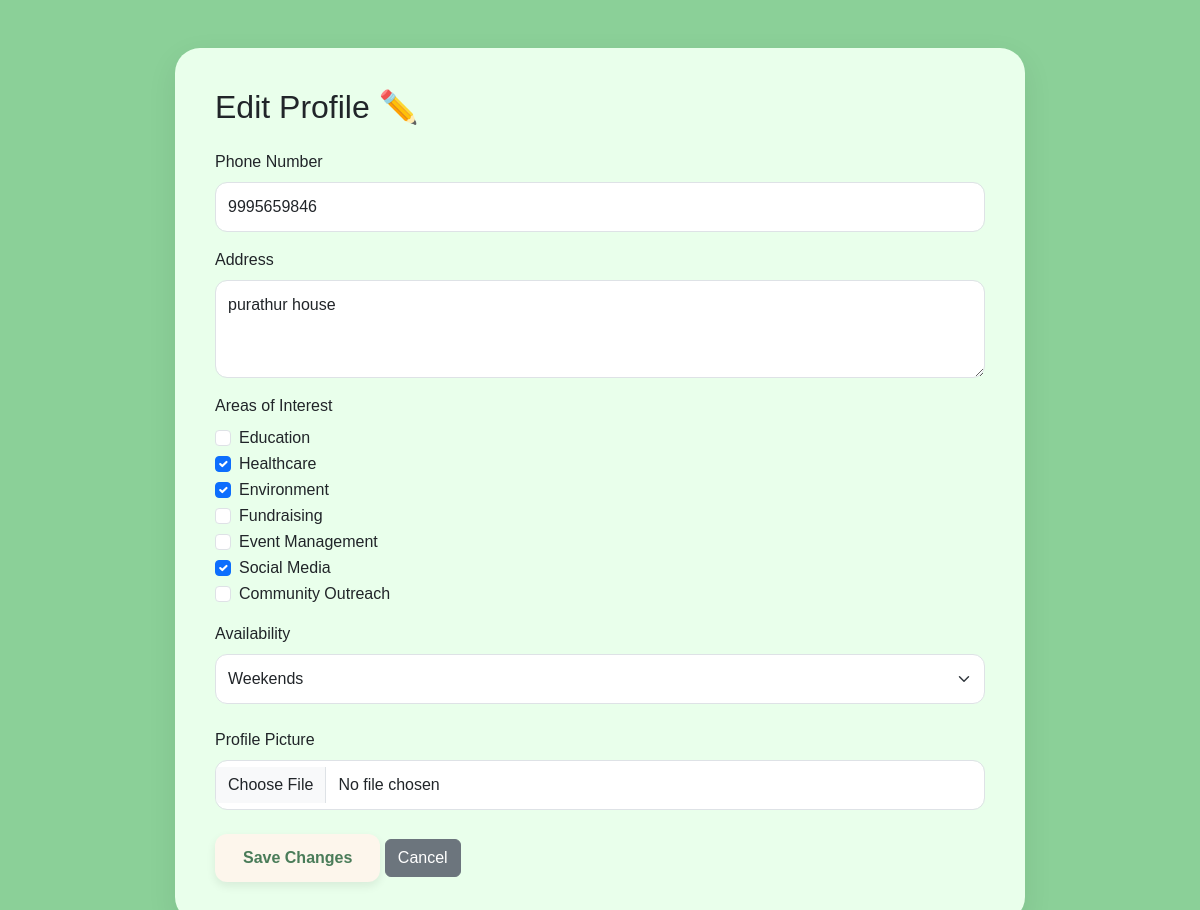
The app's page /volunteer/edit_profile.php (signed in) with its own data.
### tables this page shows
CREATE TABLE `volunteers` (
  `volunteer_id` int(11) NOT NULL,
  `volunteer_code` varchar(20) DEFAULT NULL,
  `full_name` varchar(100) NOT NULL,
  `email` varchar(100) NOT NULL,
  `phone` varchar(15) NOT NULL,
  `gender` enum('Male','Female','Other') DEFAULT NULL,
  `dob` date DEFAULT NULL,
  `address` text DEFAULT NULL,
  `skills` varchar(255) DEFAULT NULL,
  `availability` varchar(100) DEFAULT NULL,
  `password` varchar(255) NOT NULL,
  `profile_photo` varchar(255) DEFAULT NULL,
  `created_at` timestamp NOT NULL DEFAULT current_timestamp(),
  `status` enum('Pending','Approved','Inactive') DEFAULT 'Pending',
  `profile_picture` varchar(255) DEFAULT NULL
);

### volunteer/edit_profile.php (the view, shortened to what this page needs)
<?php
include '../config/db.php';
$id = $_SESSION['volunteer_id'];
$stmt = $conn->prepare("SELECT * FROM volunteers WHERE volunteer_id=?");
$stmt->bind_param("i", $id);
$stmt->execute();
$result = $stmt->get_result();
$volunteer = $result->fetch_assoc();
$selected_skills = explode(", ", $volunteer['skills']);
?>
<!DOCTYPE html>
<html>
<head>
    <link href="https://cdn.jsdelivr.net/npm/bootstrap@5.3.3/dist/css/bootstrap.min.css"
          rel="stylesheet">
    <link rel="stylesheet"
          href="../assets/css/style.css">
</head>
<body class="registration-section">
<div class="container py-5">
    <div class="registration-card mx-auto">
        <h2 class="mb-4">Edit Profile ✏️</h2>
        <form action="update_profile.php"
      method="POST"
      enctype="multipart/form-data">
            <div class="mb-3">
                <label class="form-label">Phone Number</label>
                <input type="text"
                       name="phone"
                       class="form-control"
                       value="<?php echo htmlspecialchars($volunteer['phone']); ?>"
                       required>
            </div>
            <div class="mb-3">
                <label class="form-label">Address</label>
                <textarea name="address"
                          class="form-control"
                          rows="3"
                          required><?php echo htmlspecialchars($volunteer['address']); ?></textarea>
            </div>
            <div class="mb-3">
                <label class="form-label">
                    Areas of Interest
                </label>
                <?php
                $interests = [
                    "Education",
                    "Healthcare",
                    "Environment",
                    "Fundraising",
                    "Event Management",
                    "Social Media",
                    "Community Outreach"
                ];
                foreach($interests as $interest) {
                ?>
                    <div class="form-check">
                        <input class="form-check-input"
                               type="checkbox"
                               name="skills[]"
                               value="<?php echo $interest; ?>"
                               <?php
                               if(in_array($interest, $selected_skills)) {
                                   echo "checked";
                               }
                               ?>>
                        <label class="form-check-label">
                            <?php echo $interest; ?>
                        </label>
                    </div>
                <?php } ?>
            </div>
            <div class="mb-4">
                <label class="form-label">
                    Availability
                </label>
                <select name="availability"
                        class="form-select"
                        required>
                    <option value="Weekends"
                        <?php if($volunteer['availability']=="Weekends") echo "selected"; ?>>
                        Weekends
                    </option>
                </select>
            </div>
<div class="mb-4">
    <label class="form-label">
        Profile Picture
    </label>
    <input type="file"
           name="profile_picture"
           class="form-control"
           accept=".jpg,.jpeg,.png">
</div>
            <button class="btn btn-success">
                Save Changes
            </button>
            <a href="profile.php"
               class="btn btn-secondary">
                Cancel
            </a>
        </form>
    </div>
</div>
</body>
</html>

### assets/css/style.css (style rules this page uses)
body { font-family: 'Poppins', sans-serif; background-color: #F8FAFC; }
.btn-success { background-color: #FDF6EC; color: #4A7C59; border: none; border-radius: 12px; padding: 12px 28px; font-weight: 600; transition: all 0.3s ease; box-shadow: 0 4px 10px rgba(0,0,0,0.08); }
.registration-section { background-color: #8bd098; min-height: 100vh; }
.registration-card { max-width: 850px; background: rgb(233, 255, 235); border-radius: 25px; padding: 40px; box-shadow: 0 10px 30px rgba(0,0,0,0.08); }
.form-control, .form-select { border-radius: 12px; padding: 12px; }

### records on screen
volunteers: phone "9995659846", address "purathur house", skills "☑", availability "Weekends"

### other values on screen
$interest "Education"
$interest "Healthcare"
$interest "Environment"
$interest "Fundraising"
$interest "Event Management"
$interest "Social Media"
$interest "Community Outreach"
